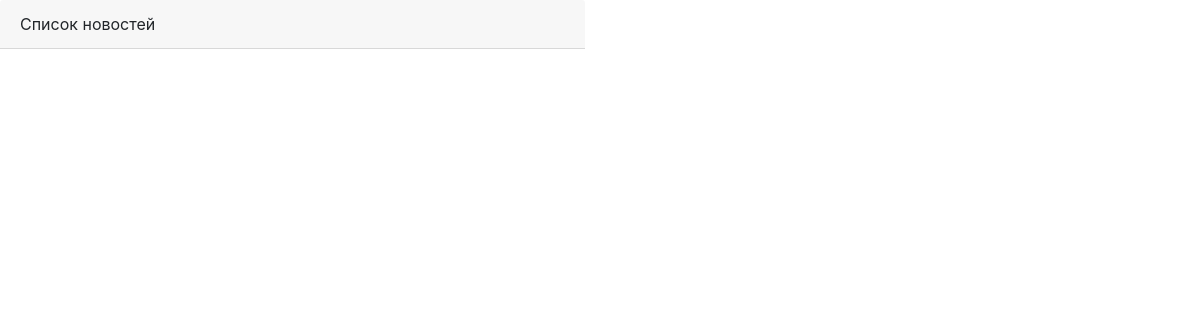
The app's page /, older data.
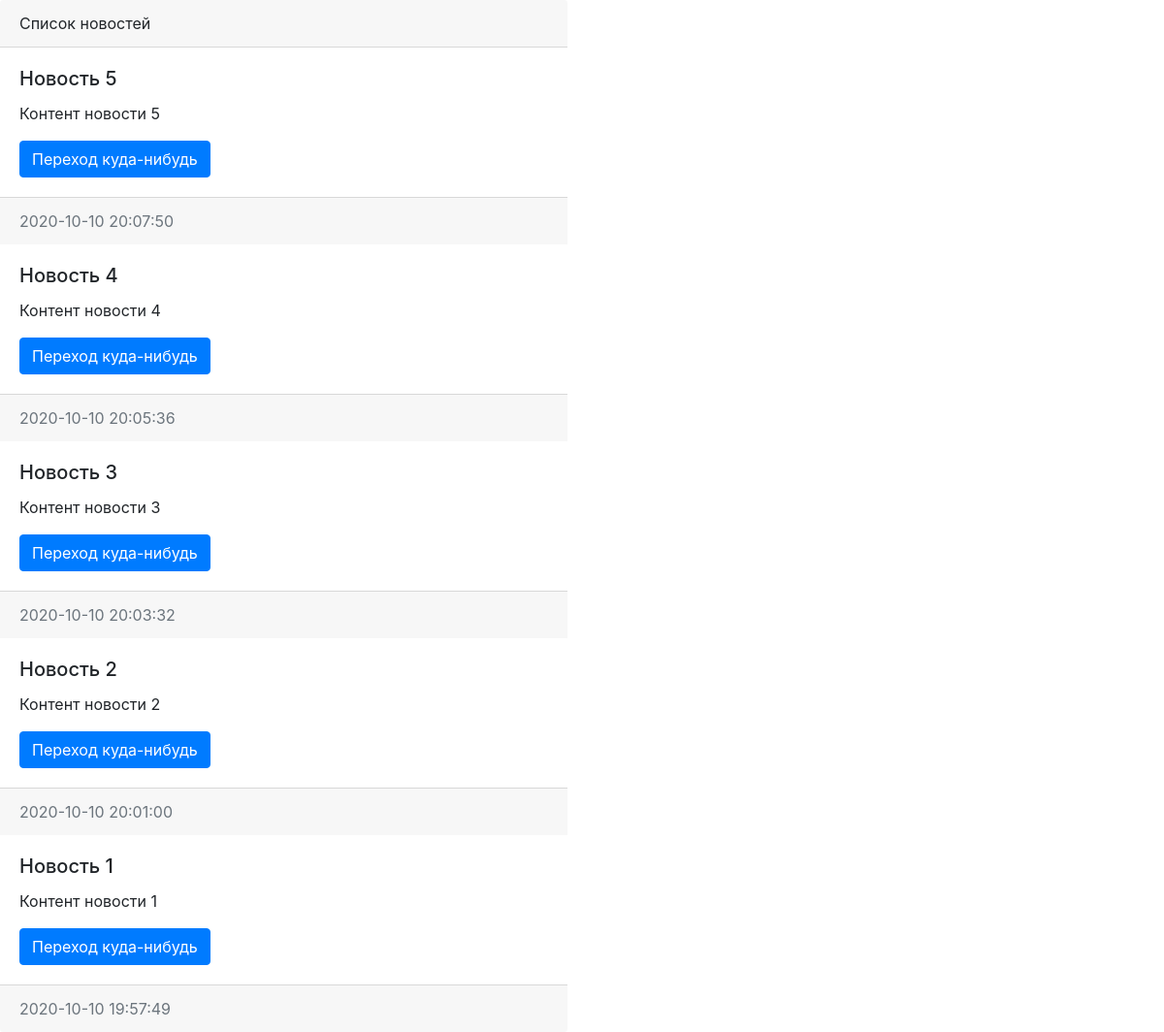
The same page, newer data.
### applications/news/models.py (models this page shows, shortened)
class News(models.Model):
    title = models.CharField(max_length=150, verbose_name='Наименование')
    content = models.TextField(blank=True, verbose_name='Контент')
    created_at = models.DateTimeField(auto_now_add=True, verbose_name='Дата публикации')
    update_at = models.DateTimeField(auto_now=True, verbose_name='Обновлено')
    photo = models.ImageField(upload_to='photos/%Y/%m/%d/', verbose_name='Фото', blank=True)
    is_published = models.BooleanField(default=True, verbose_name='Опубликовано')
    class Meta:
        verbose_name = 'Новость'
        verbose_name_plural = 'Новости'
        ordering = ['-created_at']

### applications/news/views.py (the view)
# urls.py: path("", index),
def index(request):
    news = News.objects.all()
    return render(request, 'news/index.html', {'news': news, 'title': 'Список новостей'})

### applications/news/templates/news/index.html (shortened to what this page needs)
<!DOCTYPE html>
<html lang="en">
<head>
   <link rel="stylesheet" href="https://stackpath.bootstrapcdn.com/bootstrap/4.5.0/css/bootstrap.min.css">
</head>
<body>
<div class="row">
<div class="col-sm-6">
  <div class="card-header">
    {{ title }}
  </div>
   {% for item in news %}
  <div class="card-body">
    <h5 class="card-title">{{ item.title }}</h5>
    <p class="card-text">{{ item.content }}</p>
    <a href="#" class="btn btn-primary">Переход куда-нибудь</a>
  </div>
  <div class="card-footer text-muted">
    {{ item.created_at|date:"Y-m-d H:i:s" }}
  </div>
   {% endfor %}
</div>
</div>
</body>
</html>

Row changes from the older to the newer data that the page shows:
added News: title "Новоcть 5", content "Контент новости 5", created_at "2020-10-10 20:07:50"
added News: title "Новость 4", content "Контент новости 4", created_at "2020-10-10 20:05:36"
added News: title "Новость 3", content "Контент новости 3", created_at "2020-10-10 20:03:32"
added News: title "Новость 2", content "Контент новости 2", created_at "2020-10-10 20:01:00"
added News: title "Новость 1", content "Контент новости 1", created_at "2020-10-10 19:57:49"
